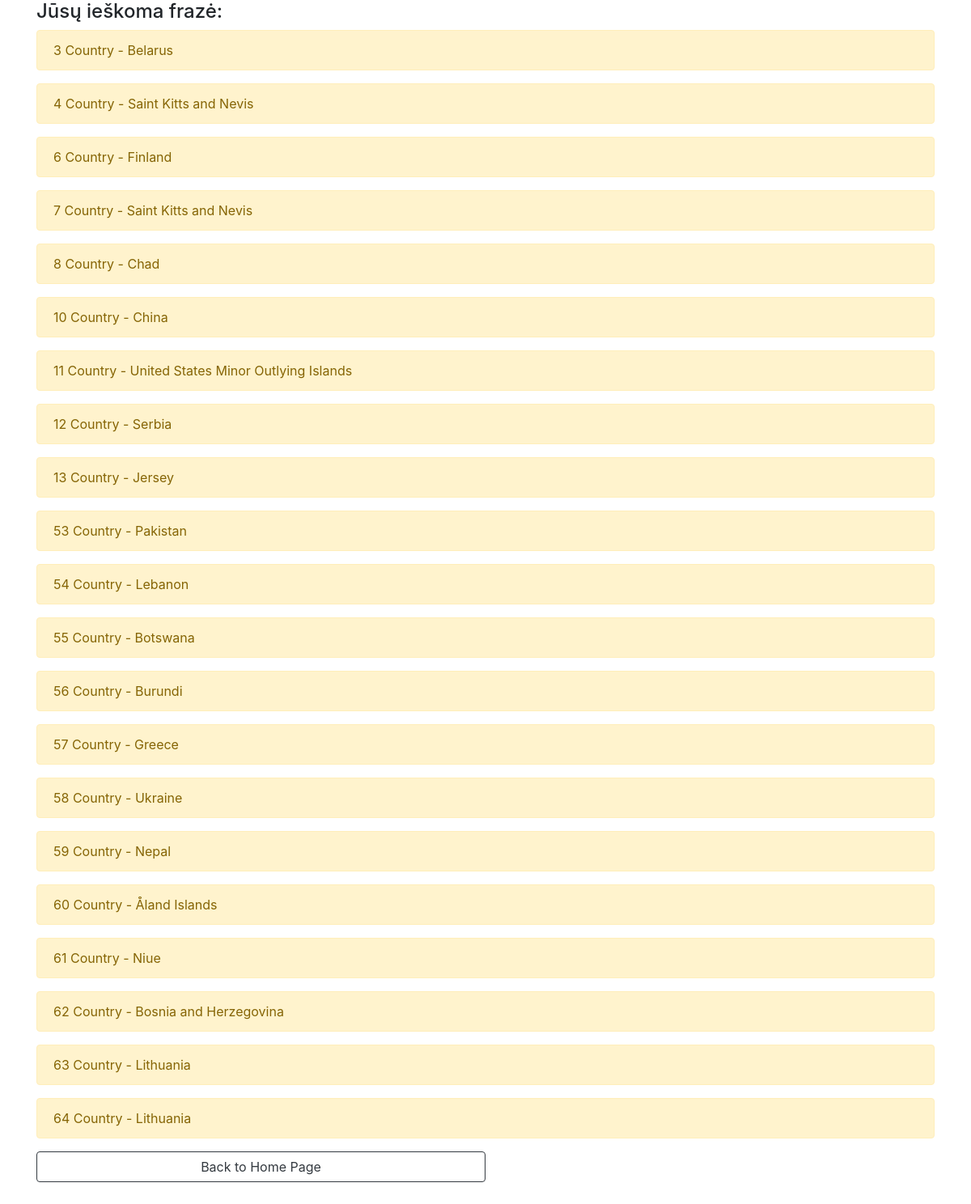
The app's page /search_country.php with its own data.
### tables this page shows
CREATE TABLE `countrytable` (
  `id` int(6) NOT NULL,
  `coutry` varchar(120) DEFAULT NULL,
  `area` double DEFAULT NULL,
  `population` double DEFAULT NULL,
  `code` int(250) DEFAULT NULL,
  `data` date DEFAULT NULL
);

### db_functions.php (called while the page is built, shortened)
<?php
    $prisijungimas = mysqli_connect(DB_HOST,  MYSQL_USER, MYSQL_PASSWORD, DB_NAME   );
    mysqli_set_charset($prisijungimas, 'utf8mb4');
    function getPrisijungimas() {
        global $prisijungimas;
        return $prisijungimas;
    }
  function getPaieskosRezultata(){
        $query = $_GET['query'];
        print_r("<h4>Jūsų ieškoma frazė:   ".$query."</h4>");
        $query_apdorotas = mysqli_real_escape_string (getPrisijungimas(), $query );
        $mano_sql_tekstas = "SELECT * FROM countrytable
                                WHERE (`coutry` LIKE '%$query_apdorotas%') ";
        $rezultataiOBJ = mysqli_query(getPrisijungimas(),  $mano_sql_tekstas);
        return $rezultataiOBJ;  }

### search_country.php (the view, shortened to what this page needs)
<?php require_once('db_functions.php'); ?>
<!DOCTYPE html>
<html>
    <head>
      <link rel="stylesheet" href="https://stackpath.bootstrapcdn.com/bootstrap/4.3.1/css/bootstrap.min.css">
<div class="container">
<?php
            $rezOBJ = getPaieskosRezultata();
            $test = mysqli_fetch_assoc($rezOBJ);
            while (  $test == true ) {
              echo "<div class='alert alert-warning' role='alert'>".$test['id']." Country -  ".$test['coutry']."</div>";
              $test = mysqli_fetch_assoc($rezOBJ); }
?>
<a  href="index.php" class="btn btn-outline-dark w-50 mb-5">Back to Home Page</a>
</div>

### records on screen
countrytable: id "3", coutry "Belarus"
countrytable: id "4", coutry "Saint Kitts and Nevis"
countrytable: id "6", coutry "Finland"
countrytable: id "7", coutry "Saint Kitts and Nevis"
countrytable: id "8", coutry "Chad"
countrytable: id "10", coutry "China"
countrytable: id "11", coutry "United States Minor Outlying Islands"
countrytable: id "12", coutry "Serbia"
countrytable: id "13", coutry "Jersey"
countrytable: id "53", coutry "Pakistan"
countrytable: id "54", coutry "Lebanon"
countrytable: id "55", coutry "Botswana"
countrytable: id "56", coutry "Burundi"
countrytable: id "57", coutry "Greece"
countrytable: id "58", coutry "Ukraine"
countrytable: id "59", coutry "Nepal"
countrytable: id "60", coutry "Åland Islands"
countrytable: id "61", coutry "Niue"
countrytable: id "62", coutry "Bosnia and Herzegovina"
countrytable: id "63", coutry "Lithuania"
countrytable: id "64", coutry "Lithuania"
